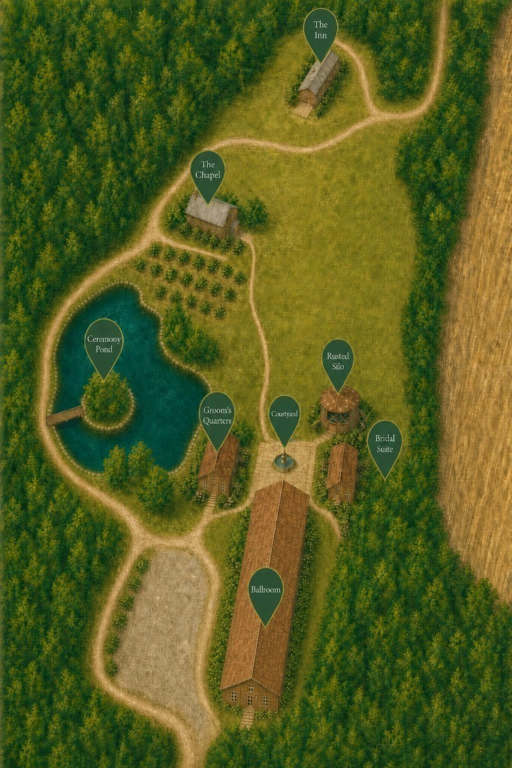
#> input picture public/maps/hidden-acres-grounds-illustrated.png, 1024 x 1536 px, found by its file name (shown at 1/2 size)
$ python _qa_detect_pins_v11.py
#> lines starting #> are read from the running program, lines starting #| are printed output that depends on the picture; after the words box and inside, x2 and y2 are one past the last pixel; in counts of white or black regions, pixels touching at a corner belong together
from PIL import Image, ImageDraw
import numpy as np
from pathlib import Path

src = Path(r"C:\Dev\hidden-acres\public\maps\hidden-acres-grounds-illustrated.png")
im = Image.open(src).convert("RGB")
#> im is the input picture: PIL image 1024x1536 RGB; mean R, G, B 86.3, 93.6, 32.6
a = np.asarray(im).astype(np.float32)
h, w, _ = a.shape
#> h = 1536; w = 1024
r, g, b = a[:, :, 0], a[:, :, 1], a[:, :, 2]
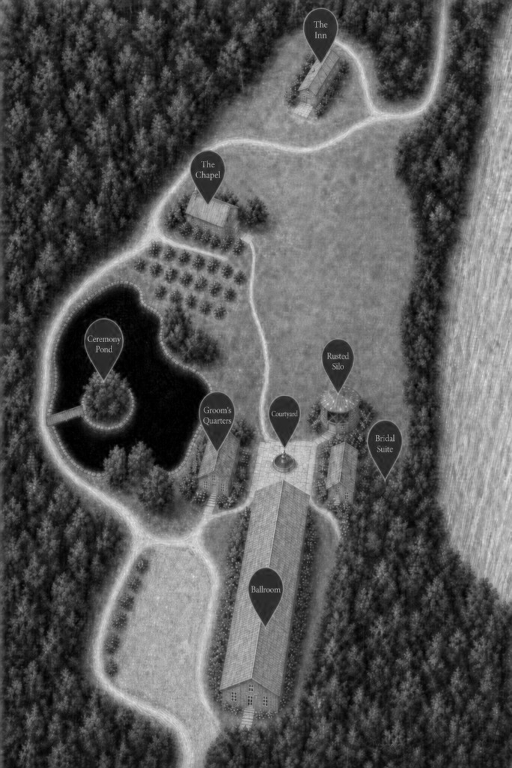
#> r: shape (1536, 1024) float32 (shown at 1/2 size); min 0, max 235, mean 86.3
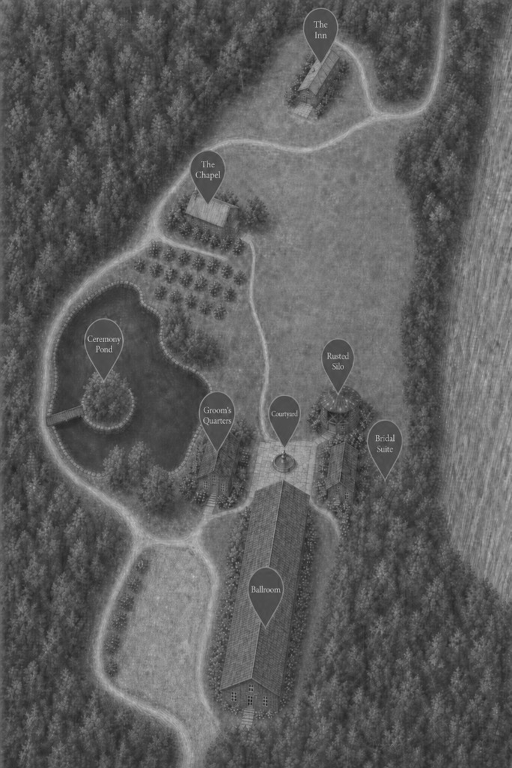
#> g: shape (1536, 1024) float32 (shown at 1/2 size); min 16, max 217, mean 93.6
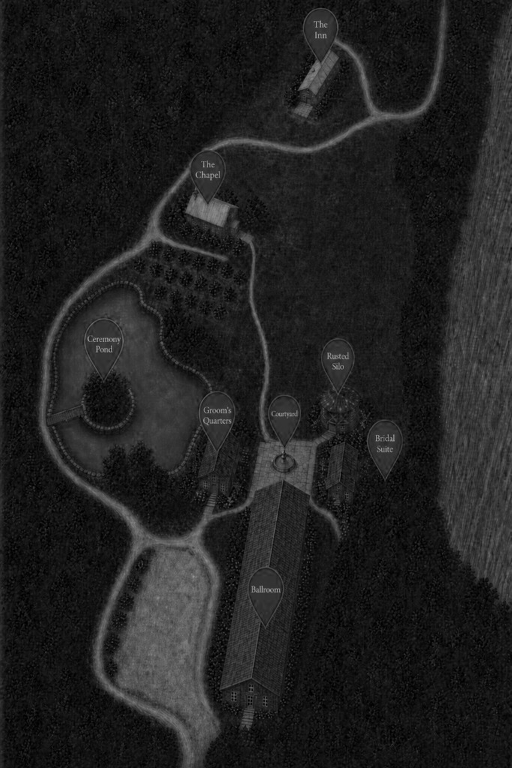
#> b: shape (1536, 1024) float32 (shown at 1/2 size); min 0, max 193, mean 32.6

mask = (
    (g > 45)
    & (g < 180)
    & (g > r + 20)
    & (g > b + 15)
    & (r < 120)
    & (b < 120)
).astype(np.uint8)
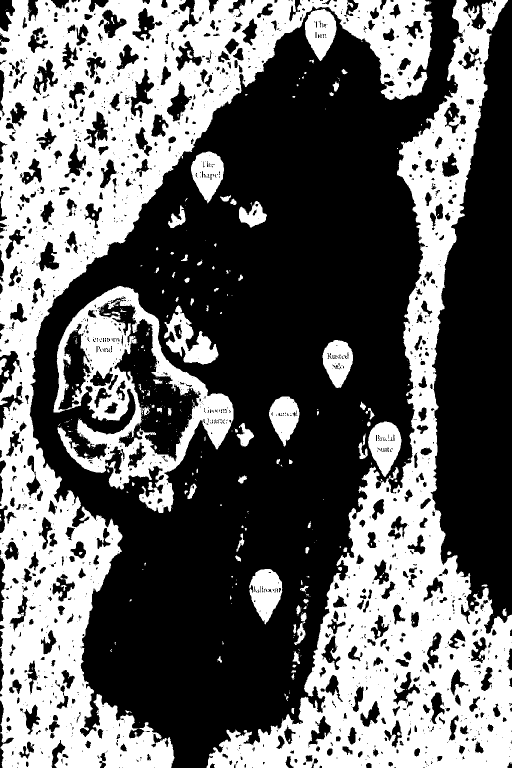
#> mask: shape (1536, 1024) (shown at 1/2 size); values 0 (black) and 1 (white), 40.8% white; 437 white regions (334 under 20 px), largest, box (x1, y1, x2, y2) and area: (0, 0, 865, 1536) 326260, (413, 0, 1024, 1536) 224771, (107, 572, 467, 1026) 49452

visited = np.zeros((h, w), dtype=bool)
comps = []
dirs = [(-1, 0), (1, 0), (0, -1), (0, 1), (-1, -1), (-1, 1), (1, -1), (1, 1)]
ys_all, xs_all = np.where(mask > 0)
for y0, x0 in zip(ys_all, xs_all):
    if visited[y0, x0]:
        continue
    stack = [(int(y0), int(x0))]
    visited[y0, x0] = True
    pts_x = []
    pts_y = []
    while stack:
        y, x = stack.pop()
        pts_x.append(x)
        pts_y.append(y)
        for dy, dx in dirs:
            ny, nx = y + dy, x + dx
            if 0 <= ny < h and 0 <= nx < w and (not visited[ny, nx]) and mask[ny, nx]:
                visited[ny, nx] = True
                stack.append((ny, nx))
    area = len(pts_x)
    if area < 200 or area > 8000:
        continue
    xs = np.array(pts_x)
    ys = np.array(pts_y)
    y_max = int(ys.max())
    y_min = int(ys.min())
    x_min = int(xs.min())
    x_max = int(xs.max())
    height = y_max - y_min + 1
    width = x_max - x_min + 1
    if height < 15 or width < 12:
        continue
    if height < width * 0.6 or height > width * 3.2:
        continue
    region = a[y_min : y_max + 1, x_min : x_max + 1]
    rr, gg, bb = region[:, :, 0], region[:, :, 1], region[:, :, 2]
    white = ((rr > 175) & (gg > 175) & (bb > 175)).mean()
    if white < 0.015:
        continue
    bottom = ys >= (y_max - max(2, int(height * 0.12)))
    tip_x = float(xs[bottom].mean())
    tip_y = float(y_max)
    comps.append(
        {
            "area": area,
            "tx": tip_x / w * 100,
            "ty": tip_y / h * 100,
            "px": tip_x,
            "py": tip_y,
            "white": float(white),
            "bbox": (x_min, y_min, x_max, y_max),
            "wh": (width, height),
        }
    )
#> this loop made 642167 passes
#> x0 on passes 2 to 4: 25, 26, 27
#> after the loop, comps = []

comps.sort(key=lambda c: (c["ty"], c["tx"]))
print(f"{w}x{h} pin-like={len(comps)}")
#| 1024x1536 pin-like=0
for i, c in enumerate(comps):
    print(
        f"{i}: area={c['area']:5d} tip%=({c['tx']:5.2f},{c['ty']:5.2f}) "
        f"white={c['white']:.3f} size={c['wh']} bbox={c['bbox']}"
    )
#> this loop made 0 passes

ov = im.copy()
draw = ImageDraw.Draw(ov)
for i, c in enumerate(comps):
    x, y = c["px"], c["py"]
    draw.ellipse([x - 6, y - 6, x + 6, y + 6], outline=(255, 0, 0), width=2)
    draw.line([x - 10, y, x + 10, y], fill=(255, 255, 0), width=1)
    draw.line([x, y - 10, x, y + 10], fill=(255, 255, 0), width=1)
    draw.text((x + 8, y - 12), str(i), fill=(255, 255, 0))
out = Path(r"C:\Dev\hidden-acres\public\maps\_qa-v11-pin-tips.png")
ov.save(out)
print("wrote", out)

$ run again, with public/maps/_qa-ballroom-crop-from-base-gen.png copied over public/maps/hidden-acres-grounds-illustrated.png
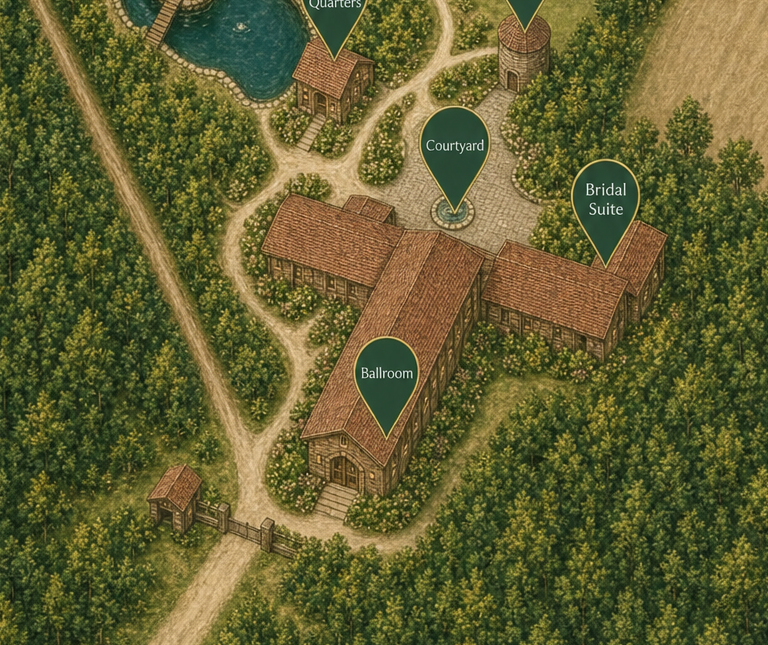
#> input picture public/maps/_qa-ballroom-crop-from-base-gen.png, 768 x 645 px, found by its file name
#> `mask = ( (g > 45) & (g < 180) & (g > r + 20) & (g > b + 15) & (r < 120..`:
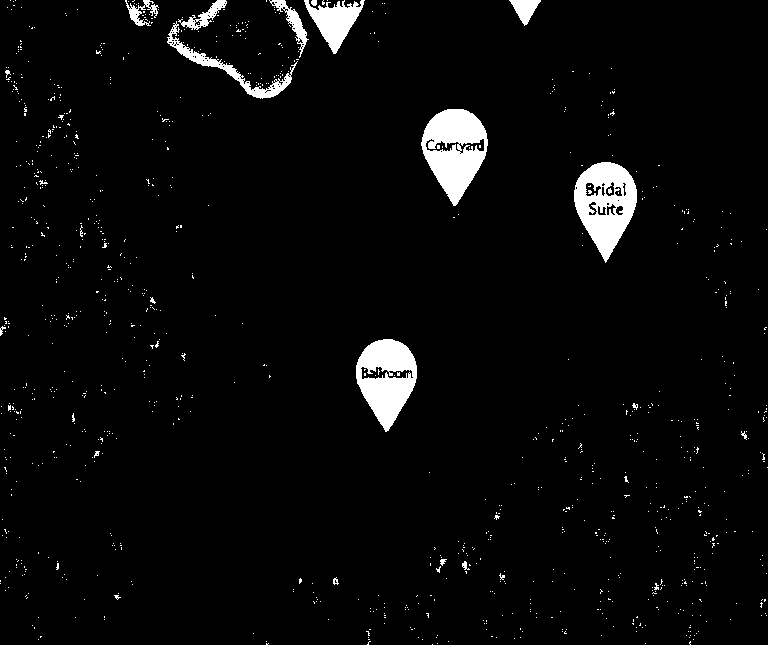
#> mask: shape (645, 768); values 0 (black) and 1 (white), 3.6% white; 1027 white regions (1004 under 20 px), largest, box (x1, y1, x2, y2) and area: (421, 109, 488, 206) 3938, (574, 162, 637, 263) 3683, (356, 339, 417, 432) 3471
#> ys_all = 17964 values from 0 to 644; xs_all = 17964 values, max 767 at index 17155, min 0 at index 13189, mean 414.6
#> the loop `for y0, x0 in zip(ys_all, xs_all):` made 17964 passes
#> x0 on passes 4, 6, 7: 126, 143, 144
#> pass 3, `rr, gg, bb = region[:, :, 0], region[:, :, 1], region[:, :, 2]`:
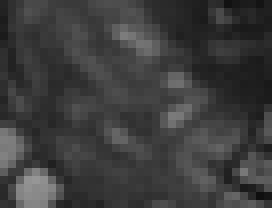
#> bb: shape (26, 34) float32 (shown 8 times larger); min 15, max 150, mean 61
#> after the loop `for y0, x0 in zip(ys_all, xs_all):`: comps = 3 items
#| 768x645 pin-like=3
#> the loop `for i, c in enumerate(comps):` made 3 passes
#| 0: area= 1526 tip%=(43.53, 8.22) white=0.025 size=(61, 54) bbox=(304, 0, 364, 53)
#| 1: area= 3683 tip%=(78.84,40.62) white=0.024 size=(63, 101) bbox=(574, 162, 636, 262)
#| 2: area= 3471 tip%=(50.29,66.82) white=0.018 size=(61, 93) bbox=(356, 339, 416, 431)
#> the loop `for i, c in enumerate(comps):` made 3 passes
#> (x, y) on passes 1 to 3: (334.3, 53), (605.5, 262), (386.2, 431)

$ run again, with public/maps/_qa-chapel-crop-donor.png copied over public/maps/hidden-acres-grounds-illustrated.png
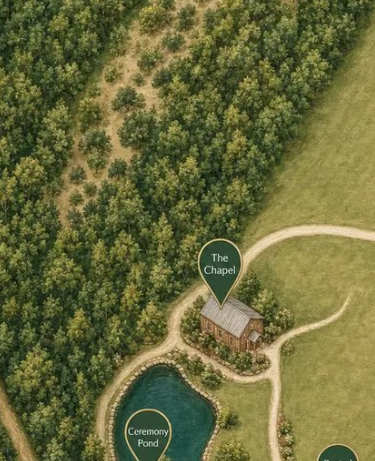
#> input picture public/maps/_qa-chapel-crop-donor.png, 375 x 461 px, found by its file name
#> `r, g, b = a[:, :, 0], a[:, :, 1], a[:, :, 2]`:
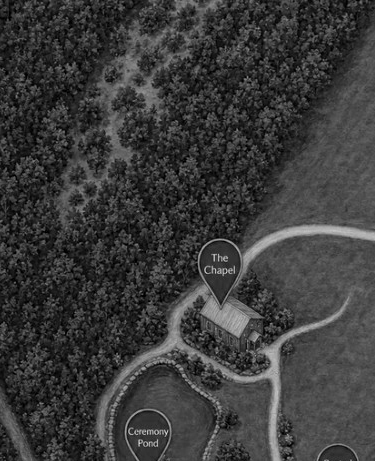
#> b: shape (461, 375) float32; min 0, max 223, mean 59.2
#> `mask = ( (g > 45) & (g < 180) & (g > r + 20) & (g > b + 15) & (r < 120..`:
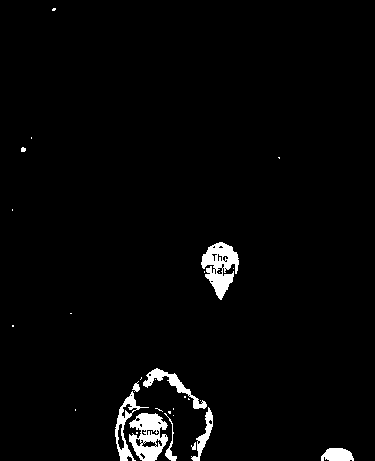
#> mask: shape (461, 375); values 0 (black) and 1 (white), 2.6% white; 30 white regions (20 under 20 px), largest, box (x1, y1, x2, y2) and area: (201, 242, 239, 300) 1180, (129, 413, 168, 461) 1144, (115, 391, 149, 461) 580
#> ys_all = 4449 values from 8 to 460; xs_all = 4449 values, max 353 at index 4312, min 12 at index 36, mean 186.1
#> the loop `for y0, x0 in zip(ys_all, xs_all):` made 4449 passes
#> (y0, x0) on passes 2 to 4: (8, 54), (8, 55), (9, 52)
#> after the loop `for y0, x0 in zip(ys_all, xs_all):`: comps = []
#| 375x461 pin-like=0

$ run again, with public/maps/_qa-chapel-crop-donor2.png copied over public/maps/hidden-acres-grounds-illustrated.png
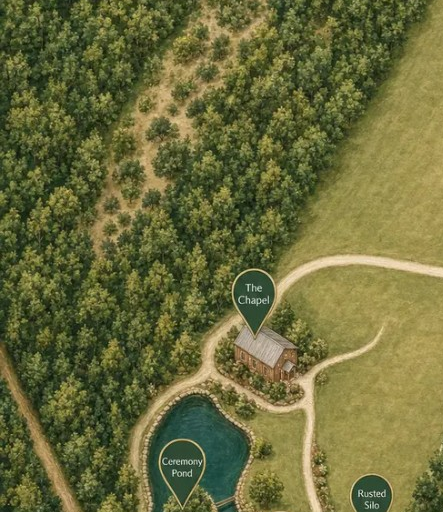
#> input picture public/maps/_qa-chapel-crop-donor2.png, 443 x 512 px, found by its file name
#> `r, g, b = a[:, :, 0], a[:, :, 1], a[:, :, 2]`:
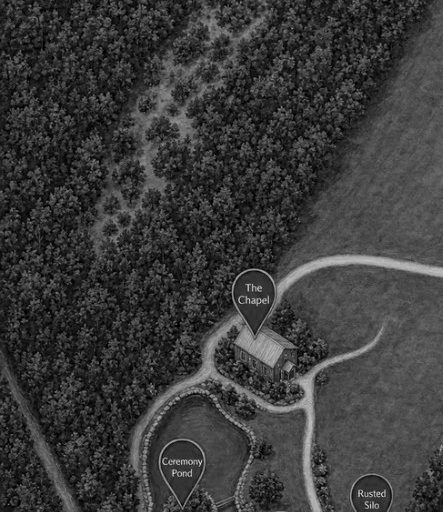
#> b: shape (512, 443) float32; min 0, max 223, mean 59.1
#> `mask = ( (g > 45) & (g < 180) & (g > r + 20) & (g > b + 15) & (r < 120..`:
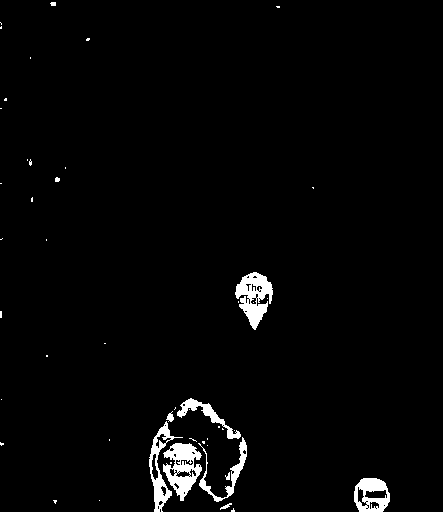
#> mask: shape (512, 443); values 0 (black) and 1 (white), 2.4% white; 48 white regions (37 under 20 px), largest, box (x1, y1, x2, y2) and area: (163, 443, 202, 501) 1214, (235, 272, 273, 330) 1180, (149, 421, 183, 512) 812
#> ys_all = 5435 values from 2 to 511; xs_all = 5435 values, max 389 at index 4696, min 0 at index 28, mean 225.3
#> the loop `for y0, x0 in zip(ys_all, xs_all):` made 5435 passes
#> (y0, x0) on passes 2 to 4: (2, 52), (2, 53), (2, 54)
#> after the loop `for y0, x0 in zip(ys_all, xs_all):`: comps = 1 item
#| 443x512 pin-like=1
#> the loop `for i, c in enumerate(comps):` made 1 pass
#| 0: area=  774 tip%=(83.69,99.80) white=0.016 size=(36, 34) bbox=(354, 478, 389, 511)
#> the loop `for i, c in enumerate(comps):` made 1 pass
#> (x, y) on pass 1: (370.8, 511)
